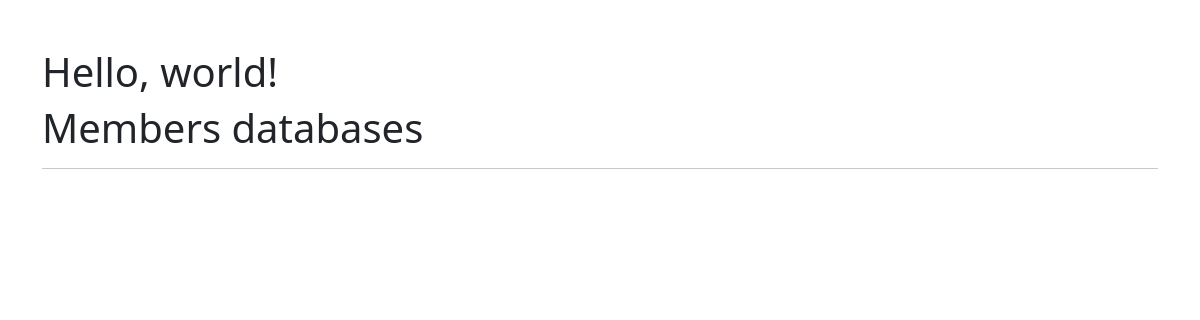
Before: / with the older database file.
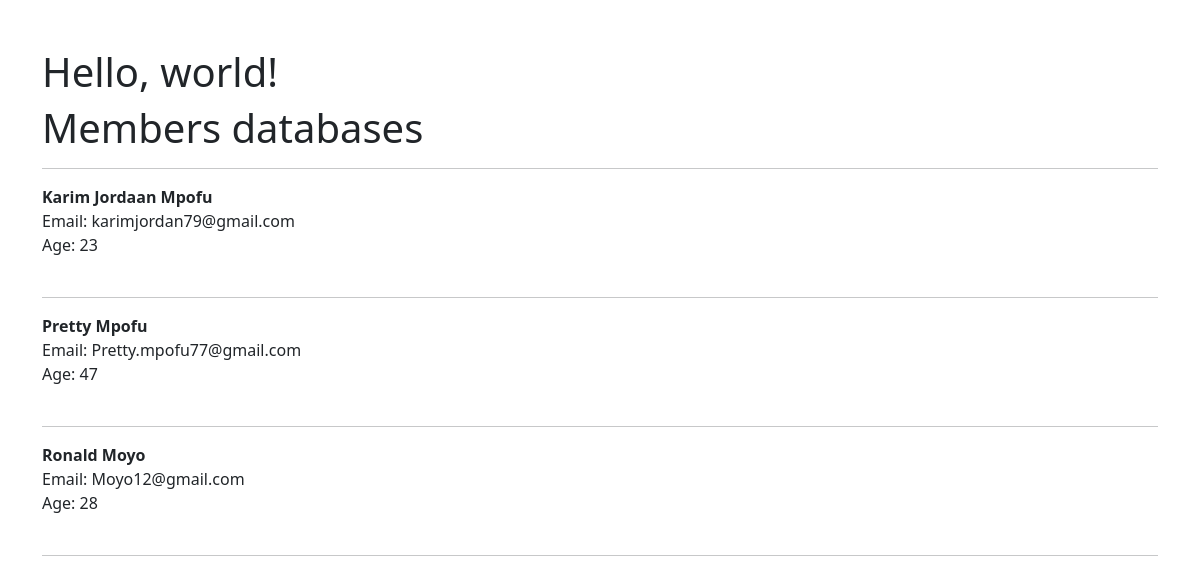
After: the same page with the newer database file.
### website/models.py (models this page shows, shortened)
class Member(models.Model):
	 fname = models.CharField(max_length=50)
	 lname = models.CharField(max_length=100)
	 email = models.EmailField(max_length=200)
	 passwd = models.CharField(max_length=100)
	 age = models.IntegerField()

### website/views.py (the view)
# urls.py: 2. Add a URL to urlpatterns:  path('', views.home, name='home')
def home(request):
	all_members = Member.objects.all
	return render(request , 'home.html', {'all':all_members})

### website/templates/home.html
{%extends 'base.html'%}
{% block content%}
<h1> Members databases</h1>
<hr>
{% for item in all %}
<strong>{{ item.fname }} {{ item.lname }} <br/></strong>
 	Email: {{ item.email }}<br>
 	Age: {{ item.age }}<br><br/>
 	<hr>
{% endfor %}
{% endblock %}

### website/templates/base.html (shortened to what this page needs)
<!doctype html>
<html lang="en">
  <head>
    <link href="https://cdn.jsdelivr.net/npm/bootstrap@5.1.3/dist/css/bootstrap.min.css" rel="stylesheet">
  </head>
  <body> <br><br>
    <div class="container">
    <h1>{% block header %}Hello, world!{% endblock %}</h1>
    {% block content%}
    {% endblock %}
    </div>
  </body>
</html>

Changed rows visible on the page:
added Member: fname "Karim Jordaan", lname "Mpofu", email "karimjordan79@gmail.com", age "23"
added Member: fname "Pretty", lname "Mpofu", email "Pretty.mpofu77@gmail.com", age "47"
added Member: fname "Ronald", lname "Moyo", email "Moyo12@gmail.com", age "28"
